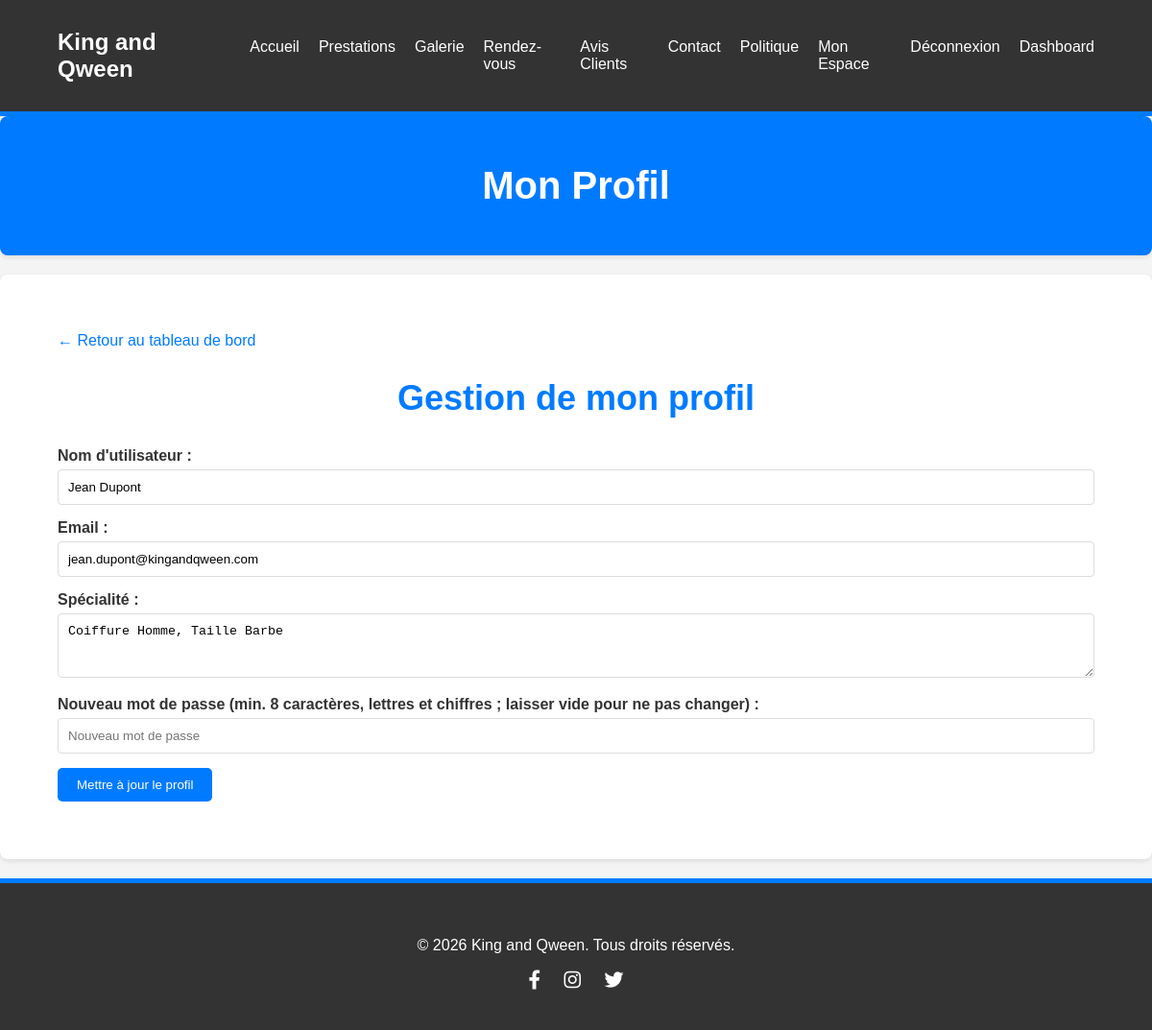
Before: /backend/coiffeur_profil.php (signed in) with the older database file.
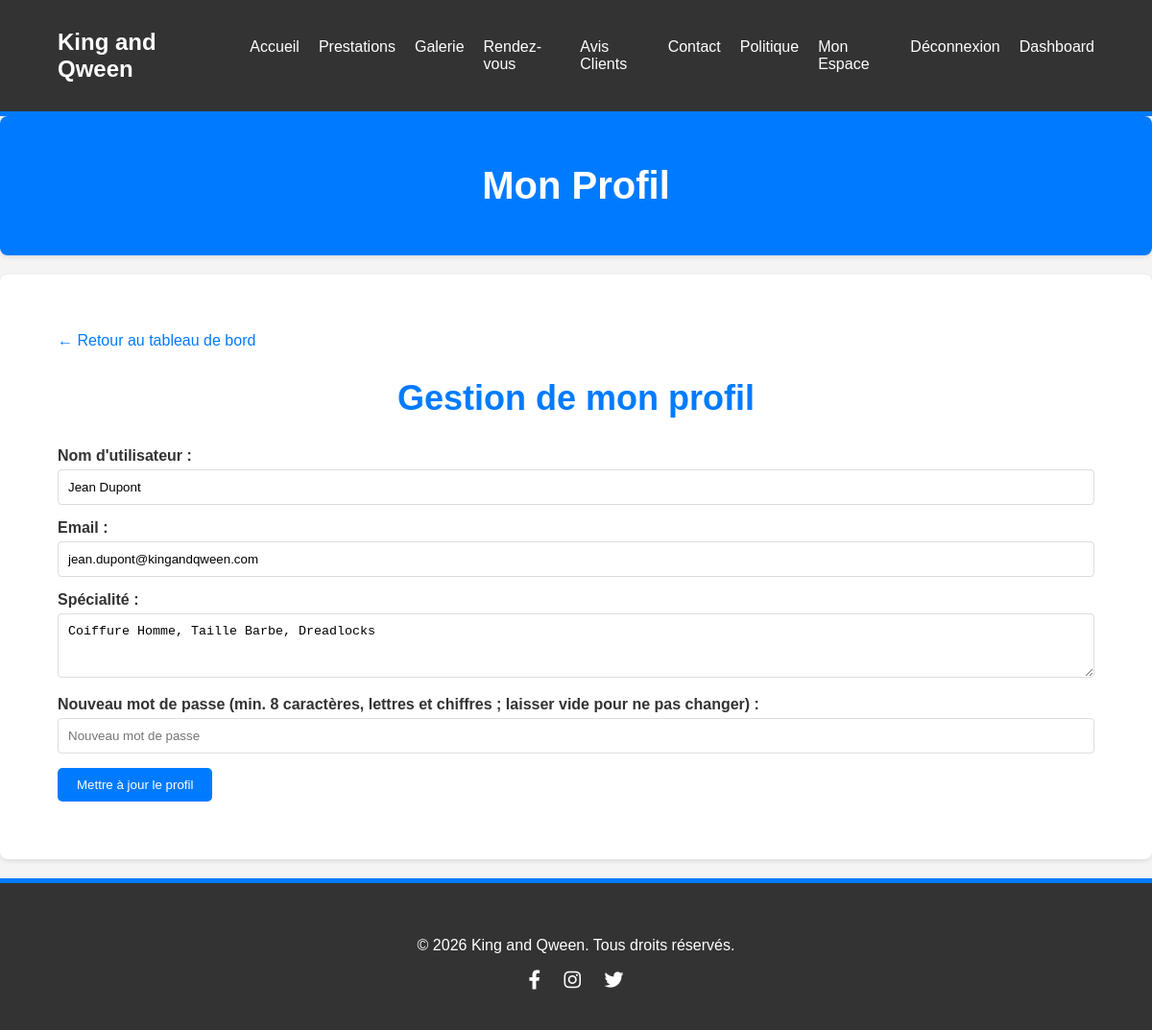
After: the same page with the newer database file.
### tables this page shows
CREATE TABLE `coiffeurs` (
  `id` int(11) NOT NULL AUTO_INCREMENT,
  `user_id` int(11) NOT NULL UNIQUE,
  `specialite` varchar(255) DEFAULT NULL,
  `photo` varchar(255) DEFAULT NULL,
  `created_at` datetime DEFAULT CURRENT_TIMESTAMP,
  PRIMARY KEY (`id`),
  CONSTRAINT `fk_coiffeurs_user` FOREIGN KEY (`user_id`) REFERENCES `users`(`id`) ON DELETE CASCADE
);

CREATE TABLE `users` (
  `id` int(11) NOT NULL AUTO_INCREMENT,
  `username` varchar(255) NOT NULL,
  `email` varchar(255) NOT NULL UNIQUE,
  `password` varchar(255) NOT NULL,
  `role` enum('client','coiffeur','admin') NOT NULL DEFAULT 'client',
  `reset_token` varchar(100) DEFAULT NULL,
  `reset_token_expiry` datetime DEFAULT NULL,
  `failed_login_attempts` int(11) NOT NULL DEFAULT 0,
  `locked_until` datetime DEFAULT NULL,
  `created_at` datetime DEFAULT CURRENT_TIMESTAMP,
  `updated_at` datetime DEFAULT CURRENT_TIMESTAMP ON UPDATE CURRENT_TIMESTAMP,
  PRIMARY KEY (`id`),
  KEY `idx_users_role` (`role`),
  KEY `idx_users_reset_token` (`reset_token`)
);

### backend/coiffeur_profil.php (the view, shortened to what this page needs)
<?php
require_once __DIR__ . "/../includes/db.php";
$coiffeur_id = (int) $_SESSION["user_id"];
$sql = "SELECT u.username, u.email, c.id AS coiffeur_table_id, c.specialite, c.photo
        FROM users u
        LEFT JOIN coiffeurs c ON u.id = c.user_id
        WHERE u.id = ? LIMIT 1";
$coiffeur_info = null;
if ($stmt = $mysqli->prepare($sql)) {
    $stmt->bind_param("i", $coiffeur_id);
    $stmt->execute();
    $coiffeur_info = $stmt->get_result()->fetch_assoc();
}
include __DIR__ . "/../includes/header.php";
?>
<section class="page-title">
    <div class="container">
        <h1>Mon Profil</h1>
    </div>
</section>
<section class="coiffeur-profil">
    <div class="container">
        <a href="<?php echo BASE_URL; ?>backend/coiffeur_dashboard.php" class="btn-back">← Retour au tableau de bord</a>
        <h2>Gestion de mon profil</h2>
        <form method="post" class="profile-form">
            <div class="form-group">
                <label for="username">Nom d'utilisateur :</label>
                <input type="text" id="username" name="username" maxlength="100" value="<?php echo htmlspecialchars($coiffeur_info["username"] ?? ""); ?>" required>
            </div>
            <div class="form-group">
                <label for="email">Email :</label>
                <input type="email" id="email" name="email" maxlength="255" value="<?php echo htmlspecialchars($coiffeur_info["email"] ?? ""); ?>" required>
            </div>
            <div class="form-group">
                <label for="specialite">Spécialité :</label>
                <textarea id="specialite" name="specialite" rows="3" maxlength="255" placeholder="Décrivez vos spécialités (ex: Coiffure Dame, Tresses, Maquillage)"><?php echo htmlspecialchars($coiffeur_info["specialite"] ?? ""); ?></textarea>
            </div>
            <div class="form-group">
                <label for="new_password">Nouveau mot de passe (min. 8 caractères, lettres et chiffres ; laisser vide pour ne pas changer) :</label>
                <input type="password" id="new_password" name="new_password" minlength="8" placeholder="Nouveau mot de passe">
            </div>
            <button type="submit" class="btn">Mettre à jour le profil</button>
        </form>
    </div>
</section>
<?php include __DIR__ . "/../includes/footer.php"; ?>

Changed rows visible on the page:
changed coiffeurs "Jean Dupont": specialite "Coiffure Homme, Taille Barbe" → "Coiffure Homme, Taille Barbe, Dreadlocks"
